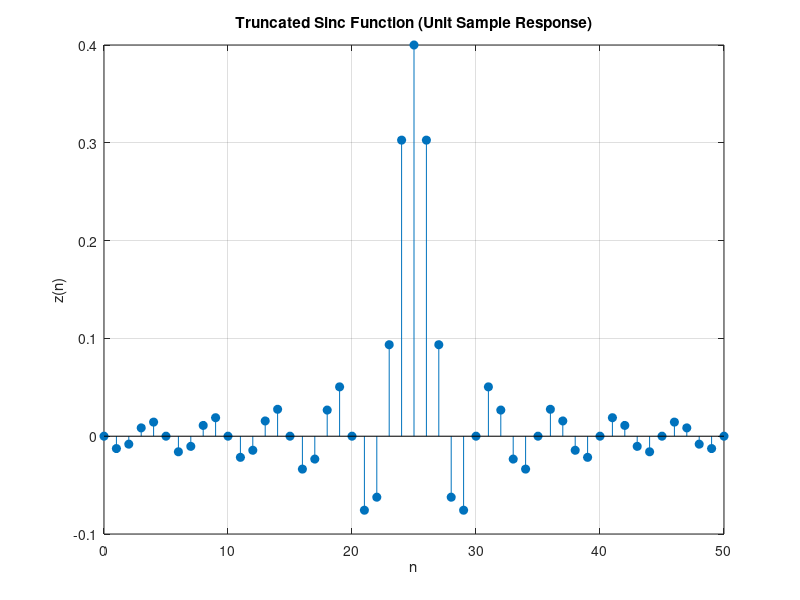
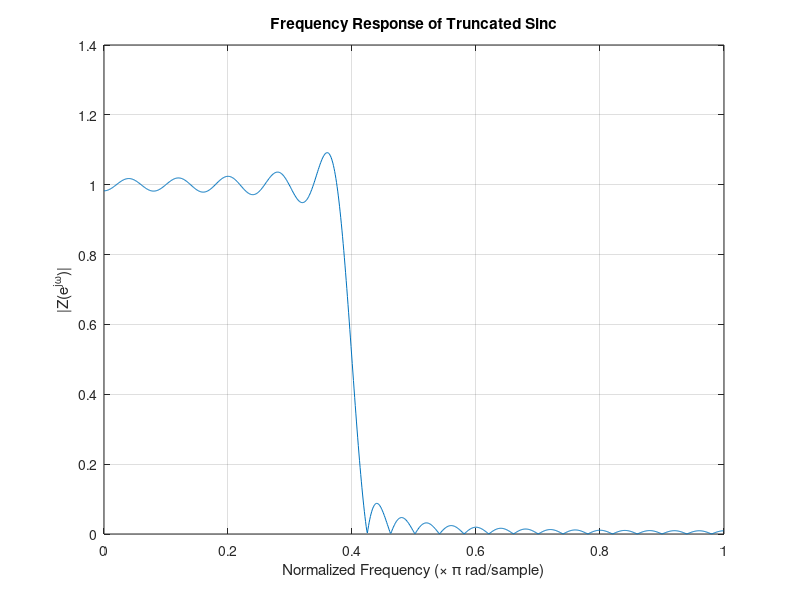
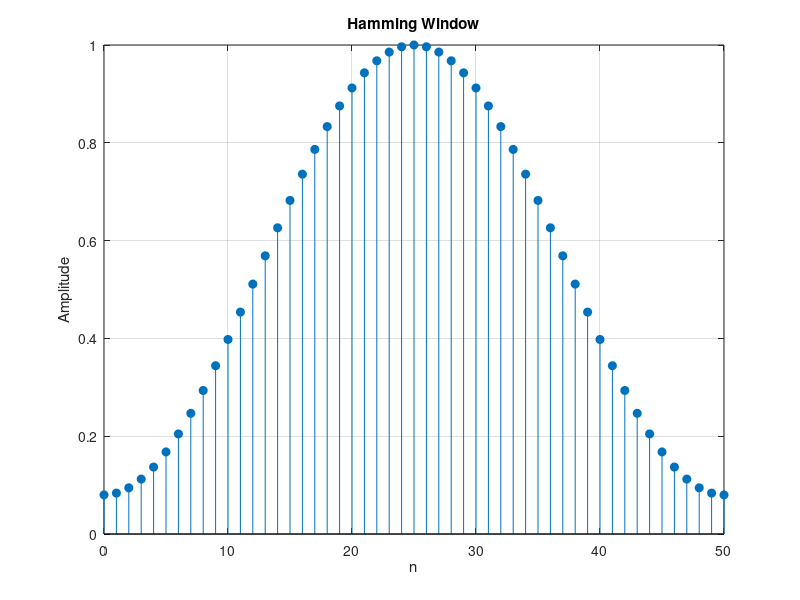
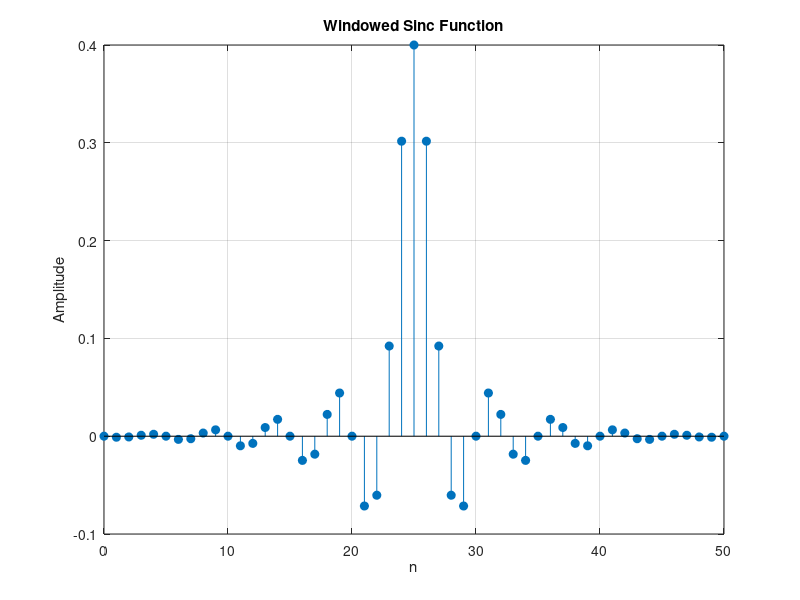

Write MATLAB code to recreate these figures, in order.
%% Parameters
m = 51;                     % Filter length (must be odd)
fc = 0.2;                   % Normalized cutoff frequency (0 to 0.5)
n = 0:m-1;
p = n - (m-1)/2;            % Centered index

%% 1. Truncated sinc function z(n)
z = zeros(1,m);

for i = 1:m
    if p(i) == 0
        z(i) = 2*fc;        % Limit value
    else
        z(i) = sin(2*pi*fc*p(i)) / (pi*p(i));
    end
end

%% 2. Plot truncated unit sample response
figure;
stem(n, z, 'filled');
title('Truncated Sinc Function (Unit Sample Response)');
xlabel('n');
ylabel('z(n)');
grid on;

%% 3. Frequency response of truncated sinc
[Z, w] = freqz(z, 1, 1024);

figure;
plot(w/pi, abs(Z));
title('Frequency Response of Truncated Sinc');
xlabel('Normalized Frequency (\times \pi rad/sample)');
ylabel('|Z(e^{j\omega})|');
grid on;

%% 4. Hamming Window
w_ham = hamming(m)';

figure;
stem(n, w_ham, 'filled');
title('Hamming Window');
xlabel('n');
ylabel('Amplitude');
grid on;

%% 5. Multiply sinc with Hamming window
z_win = z .* w_ham;

figure;
stem(n, z_win, 'filled');
title('Windowed Sinc Function');
xlabel('n');
ylabel('Amplitude');
grid on;

%% 6. Frequency response of windowed sinc
[H, w] = freqz(z_win, 1, 1024);

figure;
plot(w/pi, abs(H));
title('Frequency Response of Windowed Sinc');
xlabel('Normalized Frequency (\times \pi rad/sample)');
ylabel('|H(e^{j\omega})|');
grid on;

%% 7. Frequency response in dB
figure;
plot(w/pi, 20*log10(abs(H)));
title('Frequency Response of Windowed Sinc (dB)');
xlabel('Normalized Frequency (\times \pi rad/sample)');
ylabel('Magnitude (dB)');
grid on;
